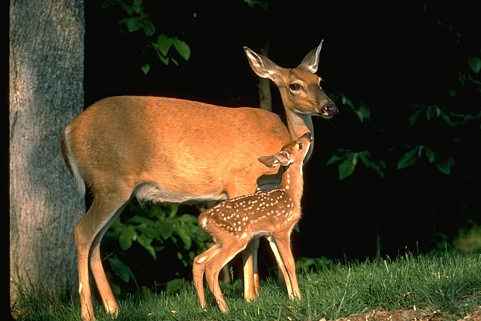
#> input picture 317080.jpg, 481 x 321 px, found by its file name
$ python ejercicio1.py
#> lines starting #> are read from the running program, lines starting #| are printed output that depends on the picture
import cv2
import numpy as np
import matplotlib.pyplot as plt

def ejercicio1_filtro_filter2D():
    """
    Ejercicio 1: Aplicación de Filtro con cv2.filter2D().
    """

    try:
        img = cv2.imread(r'C:\Users\tanya\OneDrive\Escritorio\Procesamiento de imagenes\Trabajo Practico 2\317080.jpg', cv2.IMREAD_GRAYSCALE)
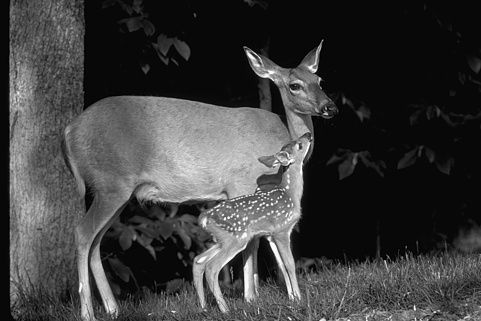
#> img: shape (321, 481); min 0, max 255, mean 62
        if img is None:
            raise FileNotFoundError("La imagen no se pudo cargar. Asegúrate de que la ruta sea correcta.")
    except FileNotFoundError as e:
        print(e)
        return

    # Visualizamos la imagen original
    plt.figure(figsize=(10, 5))
    plt.subplot(1, 2, 1)
    plt.imshow(img, cmap='gray')
    plt.title('Imagen Original')
    plt.axis('off')

    # Kernel del filtro
    kernel_ej1 = np.array([
        [1, -2, 1],
        [-2, 4, -2],
        [1, -2, 1]
    ], dtype=np.float32)


    img_filtrada_ej1 = cv2.filter2D(img, -1, kernel_ej1, borderType=cv2.BORDER_REPLICATE)
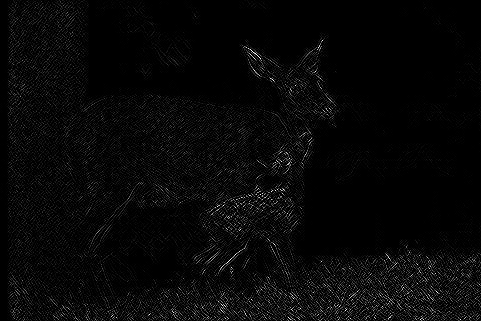
#> img_filtrada_ej1: shape (321, 481); min 0, max 255, mean 8.1

    # Visualizamos la imagen filtrada para su análisis
    plt.subplot(1, 2, 2)
    plt.imshow(img_filtrada_ej1, cmap='gray')
    plt.title('Imagen aplicando el filtro 2D')
    plt.axis('off')
    plt.tight_layout()
    plt.show()
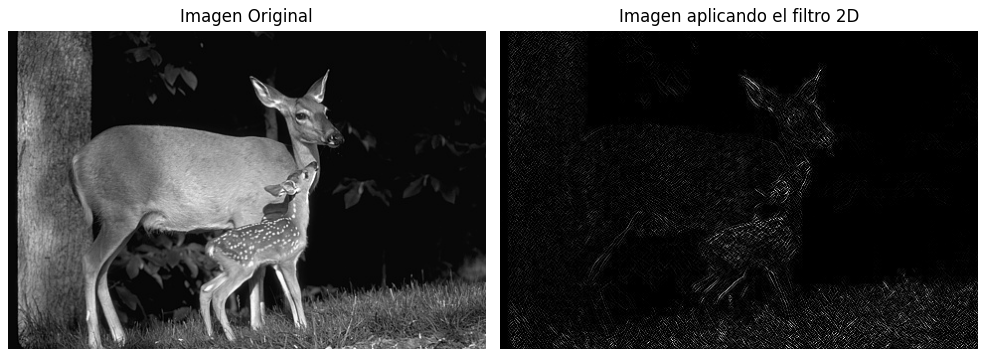
#> figure drawn by matplotlib, 2 panels

if __name__ == "__main__":
    ejercicio1_filtro_filter2D()
